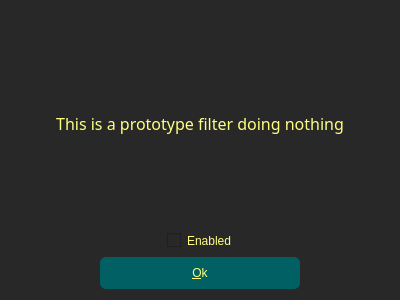
<?xml version="1.0" encoding="UTF-8"?>
<ui version="4.0">
 <author>Giuseppe Massimo Bertani</author>
 <class>afDummy</class>
 <widget class="QDialog" name="afDummy">
  <property name="windowModality">
   <enum>Qt::WindowModal</enum>
  </property>
  <property name="geometry">
   <rect>
    <x>0</x>
    <y>0</y>
    <width>400</width>
    <height>300</height>
   </rect>
  </property>
  <property name="minimumSize">
   <size>
    <width>400</width>
    <height>300</height>
   </size>
  </property>
  <property name="windowTitle">
   <string>Dialog</string>
  </property>
  <property name="styleSheet">
   <string notr="true">/******************************************************************************

    Echoes Data Browser (Ebrow) is a data navigation and report generation
    tool for Echoes.
    Echoes is a RF spectrograph for SDR devices designed for meteor scatter.
    
    Both copyright (C) 2018-2023
    Giuseppe Massimo Bertani gm_bertani(a)yahoo.it

    This program is free software: you can redistribute it and/or modify
    it under the terms of the GNU General Public License as published by
    the Free Software Foundation, version 3 of the License.

    This program is distributed in the hope that it will be useful,
    but WITHOUT ANY WARRANTY; without even the implied warranty of
    MERCHANTABILITY or FITNESS FOR A PARTICULAR PURPOSE.  See the
    GNU General Public License for more details.

    You should have received a copy of the GNU General Public License
    along with this program.  If not, http://www.gnu.org/copyleft/gpl.html


********************************************************************************/

/* default colors and font for all the widgets */
QWindow {

    border-radius: 6px; 
    border: 1px solid rgb(127, 127, 127);
} 

QMessageBox {

    border-radius: 6px; 
    border: 0px solid rgb(127, 127, 127);
} 

QWidget, QWidget * {
    background-color: rgb(40, 40, 40);
    font: 87 8pt &quot;Gauge&quot;;
    color:rgb(255, 255, 127);
    border-radius: 6px; 
    border: 0px solid rgb(40, 40, 40); /* invisible border */
} 

QWidget::disabled {
    background-color: rgb(40, 40, 40);
    font: 8pt &quot;Gauge&quot;;
    color:rgb(127, 127, 127);
    border-radius: 6px;
    border: 1px solid rgb(127, 127, 127); /* visible border */
}


QTabWidget, QGroupBox {
    background-color: rgb(40, 40, 40);
    color:rgb(255, 255, 127);
    border-radius: 6px; 
    border: 1px solid rgb(148, 148, 0);  /* yellow border */
    margin: 3px;
}

QListWidget, QListView, QTableView, QTableWidget, QScrollArea {
    border: 1px solid rgb(148, 148, 0);  /* yellow border */
     show-decoration-selected: 1; 		 /* make the selection span the entire width of the view */

}

QCheckBox:disabled {
	border: none;
}

QCheckBox:enabled {
	border: yellow;
}

QLabel {
	margin: 0 0;
}

QLabel:disabled {
	border: none;
}


QListWidget::item:selected:active {
    color: black;
	font-weight: bold;
    background-color: yellow;
}

QListWidget::item:selected:!active  {
    color:rgb(255, 255, 127);
    background-color: green; /*rgb(40, 40, 40);*/
	font-weight: normal;
}

QListWidget::item:normal  {
    color:rgb(255, 255, 127);
    background-color: rgb(40, 40, 40);
	font-weight: normal;
}


QTableView, QTableWidget {
    alternate-background-color: rgb(60, 60, 60);
    color:rgb(255, 255, 127);
    gridline-color:  rgb(156, 156, 156);
    border-radius: 4px;
}

QGroupBox, QLabel {
    margin-top: 10px;
    
}

QTabBar::tab {
    background: rgb(0, 96, 100);
    min-width: 120px;
}

QTabBar::tab:disabled {
    color: grey;
    background: rgb(34, 34, 51);
}

QTabBar::tab:enabled {
    background: rgb(34, 34, 51);
}

QTabBar::tab:selected {
    background: rgb(0, 96, 250);
}

QHeaderView::section {
     background-color:  rgb(230, 230, 230);
     color: rgb(20, 20, 20);
} 

QGroupBox::title {
    subcontrol-origin: margin;
    subcontrol-position: top center; /* position at the top center */
    padding: 0 3px;
}

/* personalization for input widgets */
QLineEdit, QPlainTextEdit, QDateTimeEdit, QAbstractSpinBox, QComboBox, QLCDNumber {
    background-color: rgb(10, 10, 10); 
    color: rgb(0, 255, 0);
    selection-background-color: rgb(85, 85, 255);
    selection-color: rgb(0, 255, 255);
    border-radius: 6px; 

}

/* tooltips cannot be tuned by QtDesigner, it must be done explicitly by application */
QToolTip {
    background: blue;
    color: yellow;
    border: 1px;
    font: 8pt &quot;Arial&quot;;
}

QPushButton {
    background-color:  rgb(0, 96, 100);
    min-height: 20px;
    min-width: 60px;
    text-align: center;
}

QToolButton {
    background-color:  rgb(0, 96, 100);
    min-height: 24px;
    min-width: 32px
}

QPushButton::pressed {
    background-color:  red;
    min-height: 24px;
    min-width: 32px
}

QToolButton::pressed {
    background-color:  red;
    min-height: 24px;
    min-width: 32px
}








/*
QSlider::groove:vertical {
    background: black;
    position: absolute;
    left: 2px; right: 2px;
}



QSlider::handle:vertical {
    height: 20px;
    width: 30px;
    background: qlineargradient(x1:0, y1:0, x2:3, y2:1, stop:0 grey, stop:1 white);
    margin: 0 -20px; 
    border: 2px  qlineargradient(x1:0, y1:0, x2:3, y2:1, stop:0 white, stop:1 grey);
    border-radius: 4px;
}

QSlider::groove:horizontal {
    background: black;
    position: absolute;
    top: 1px; bottom: 1px;
}
*/
QSlider::handle:horizontal {
    height: 30px;
    width: 20px;
    background: qlineargradient(x1:0, y1:0, x2:3, y2:1, stop:0 grey, stop:1 white);
    margin: 0 -20px; /* expand outside the groove */
    border: 2px  qlineargradient(x1:0, y1:0, x2:3, y2:1,  stop:0 white, stop:1 grey);
    border-radius: 4px;
}
</string>
  </property>
  <property name="sizeGripEnabled">
   <bool>true</bool>
  </property>
  <property name="modal">
   <bool>true</bool>
  </property>
  <layout class="QVBoxLayout" name="verticalLayout" stretch="1,5,5">
   <item>
    <widget class="QLabel" name="label">
     <property name="font">
      <font>
       <family>Gauge Heavy</family>
       <pointsize>12</pointsize>
       <weight>10</weight>
       <italic>false</italic>
       <bold>false</bold>
      </font>
     </property>
     <property name="styleSheet">
      <string notr="true">font: 87 12pt &quot;Gauge Heavy&quot;;</string>
     </property>
     <property name="text">
      <string>This is a prototype filter doing nothing</string>
     </property>
     <property name="scaledContents">
      <bool>false</bool>
     </property>
     <property name="alignment">
      <set>Qt::AlignCenter</set>
     </property>
    </widget>
   </item>
   <item>
    <layout class="QHBoxLayout" name="horizontalLayout_2">
     <item>
      <spacer name="horizontalSpacer">
       <property name="orientation">
        <enum>Qt::Horizontal</enum>
       </property>
       <property name="sizeHint" stdset="0">
        <size>
         <width>40</width>
         <height>20</height>
        </size>
       </property>
      </spacer>
     </item>
     <item>
      <widget class="QCheckBox" name="chkEnabled">
       <property name="toolTip">
        <string>Enbling this filter will be uneffective</string>
       </property>
       <property name="text">
        <string>Enabled</string>
       </property>
      </widget>
     </item>
     <item>
      <spacer name="horizontalSpacer_2">
       <property name="orientation">
        <enum>Qt::Horizontal</enum>
       </property>
       <property name="sizeHint" stdset="0">
        <size>
         <width>40</width>
         <height>20</height>
        </size>
       </property>
      </spacer>
     </item>
    </layout>
   </item>
   <item>
    <layout class="QHBoxLayout" name="horizontalLayout">
     <item>
      <widget class="QPushButton" name="pbOk">
       <property name="minimumSize">
        <size>
         <width>60</width>
         <height>20</height>
        </size>
       </property>
       <property name="maximumSize">
        <size>
         <width>200</width>
         <height>32</height>
        </size>
       </property>
       <property name="toolTip">
        <string>Press here to close the dialog</string>
       </property>
       <property name="text">
        <string>&amp;Ok</string>
       </property>
       <property name="icon">
        <iconset>
         <normaloff>resources/icons/mail-filters-apply.png</normaloff>resources/icons/mail-filters-apply.png</iconset>
       </property>
      </widget>
     </item>
    </layout>
   </item>
  </layout>
 </widget>
 <resources/>
 <connections/>
 <designerdata>
  <property name="gridDeltaX">
   <number>20</number>
  </property>
  <property name="gridDeltaY">
   <number>20</number>
  </property>
  <property name="gridSnapX">
   <bool>true</bool>
  </property>
  <property name="gridSnapY">
   <bool>true</bool>
  </property>
  <property name="gridVisible">
   <bool>true</bool>
  </property>
 </designerdata>
</ui>
